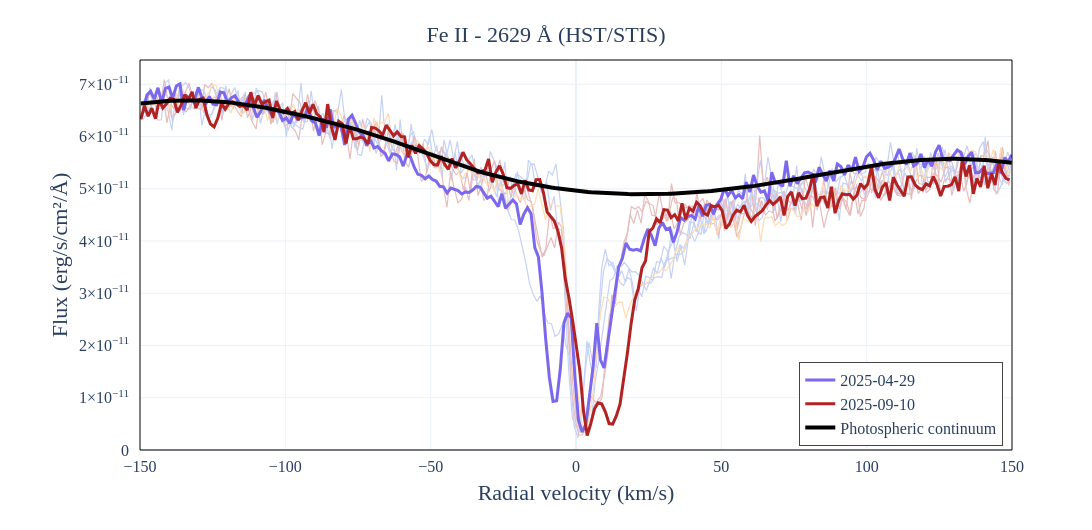

The notebook cell this image was saved under:
### Markdown cell above
***

# Zoom on individual lines

Spectra obtained on April 19 and September 10, 2025 are shown around three Fe II, C I and Ca II lines

Both spectra exhibit sharp absorption components at low velocities:

- Three low-velocity comets at -7, +3 and + 10 km/s (respectively LVC 1, 2, 3) in the April 29 spectrum;
- Two low-velocity comets at +4 and + 13 km/s (respectively LVC 4, 5) in the September 10, 2025 spectrum. 

These five low-velocity comets (LVC) are studied in Vrignaud & Lecavelier 2026 (A&A, 707, A60) and Vrignaud et al. (in prep., 2026)

***

### Code cell
# Fe II line at 2629 A
inst = 'STIS'
visits_plots = list_visits_STIS
visits_emphasis = ['2025-04-29', '2025-09-10']
plot_error_bar = False
line = 2629.0766 * (1 + Routines.rv_Beta_Pic/Routines.const_c_km)

Routines.plot_observed_spectrum(spec_dic, inst, visits_plots, plot_error_bar = False, plot_reference = 'Photospheric continuum', visits_emphasis = visits_emphasis, date_to_color = date_to_color, 
                    line = line, xlim = [-150,150], loc_label = 'lower right', title = 'Fe II - 2629 Å (HST/STIS)')

### Figure 1 — Plotly figure (JSON) as saved in the notebook; plotly's stock layout.template omitted (floating-point values rounded to 4 significant figures; data arrays with more than 128 entries replaced by an {"elided": "..."} marker saying what was removed)
{"data": [{"legendgroup": "1997-12-06", "line": {"color": "rgb(197, 210, 245)", "width": 1.2}, "mode": "lines", "name": "1997-12-06", "showlegend": false, "type": "scatter", "x": [29.57, 30.88, 32.18, 33.48, 34.79, 36.09, 37.39, 38.69, 40.0, 41.3, 42.6, 43.9, 45.2, 46.51, 47.81, 49.11, 50.41, 51.71, 53.02, 54.32, 55.62, 56.92, 58.22, 59.53, 60.83, 62.13, 63.43, 64.73, 66.03, 67.33, 68.64, 69.94, 71.24, 72.54, 73.84, 75.14, 76.44, 77.74, 79.04, 80.35, 81.65, 82.95, 84.25, 85.55, 86.85, 88.15, 89.45, 90.75, 92.05, 93.35, 94.65, 95.95, 97.25, 98.55, 99.85, 101.2, 102.5, 103.8, 105.1, 106.4, 107.7, 109.0, 110.2, 111.5, 112.8, 114.1, 115.4, 116.7, 118.0, 119.3, 120.6, 121.9, 123.2, 124.5, 125.8, 127.1, 128.4, 129.7, 131.0, 132.3, 133.6, 134.9, 136.2, 137.5, 138.8, 140.1, 141.4, 142.7, 144.0, 145.3, 146.6, 147.9, 149.2], "y": [3.444e-11, 3.625e-11, 3.849e-11, 4e-11, 3.606e-11, 3.904e-11, 3.537e-11, 4.093e-11, 4.556e-11, 4.18e-11, 4.462e-11, 4.514e-11, 4.335e-11, 4.478e-11, 4.51e-11, 4.039e-11, 4.713e-11, 4.459e-11, 4.765e-11, 4.56e-11, 4.699e-11, 4.633e-11, 5.286e-11, 4.615e-11, 4.701e-11, 5.065e-11, 5.543e-11, 5.022e-11, 5.612e-11, 5.222e-11, 4.714e-11, 4.851e-11, 4.874e-11, 4.751e-11, 4.984e-11, 4.605e-11, 4.771e-11, 5.006e-11, 4.493e-11, 4.926e-11, 4.957e-11, 4.586e-11, 4.947e-11, 4.961e-11, 4.594e-11, 4.737e-11, 4.959e-11, 4.901e-11, 4.964e-11, 4.866e-11, 5.153e-11, 4.968e-11, 4.886e-11, 4.979e-11, 4.851e-11, 5.357e-11, 5.063e-11, 5.359e-11, 4.911e-11, 4.87e-11, 5.244e-11, 5.439e-11, 4.949e-11, 5.054e-11, 4.922e-11, 5.186e-11, 5.152e-11, 5.351e-11, 5.524e-11, 5.034e-11, 5.486e-11, 5.546e-11, 5.359e-11, 5.683e-11, 5.503e-11, 5.124e-11, 5.296e-11, 5.367e-11, 5.057e-11, 5.377e-11, 5.437e-11, 5.43e-11, 5e-11, 5.318e-11, 5.779e-11, 5.902e-11, 5.436e-11, 5.442e-11, 5.559e-11, 5.238e-11, 5.075e-11, 5.359e-11, 5.086e-11]}, {"legendgroup": "1997-12-06", "line": {"color": "rgb(197, 210, 245)", "width": 1.2}, "mode": "lines", "name": "1997-12-06", "showlegend": false, "type": "scatter", "x": {"elided": "238 float values"}, "y": {"elided": "238 float values"}}, {"legendgroup": "1997-12-06", "line": {"color": "rgb(197, 210, 245)", "width": 1.2}, "mode": "lines", "name": "1997-12-06", "showlegend": false, "type": "scatter", "x": {"elided": "239 float values"}, "y": {"elided": "239 float values"}}, {"legendgroup": "1997-12-19", "line": {"color": "rgb(231, 188, 188)", "width": 1.2}, "mode": "lines", "name": "1997-12-19", "showlegend": false, "type": "scatter", "x": [28.05, 29.35, 30.65, 31.96, 33.26, 34.56, 35.86, 37.17, 38.47, 39.77, 41.07, 42.38, 43.68, 44.98, 46.28, 47.58, 48.89, 50.19, 51.49, 52.79, 54.09, 55.39, 56.7, 58.0, 59.3, 60.6, 61.9, 63.2, 64.51, 65.81, 67.11, 68.41, 69.71, 71.01, 72.31, 73.61, 74.91, 76.22, 77.52, 78.82, 80.12, 81.42, 82.72, 84.02, 85.32, 86.62, 87.92, 89.22, 90.52, 91.82, 93.12, 94.42, 95.72, 97.02, 98.32, 99.62, 100.9, 102.2, 103.5, 104.8, 106.1, 107.4, 108.7, 110.0, 111.3, 112.6, 113.9, 115.2, 116.5, 117.8, 119.1, 120.4, 121.7, 123.0, 124.3, 125.6, 126.9, 128.2, 129.5, 130.8, 132.1, 133.4, 134.7, 136.0, 137.3, 138.6, 139.9, 141.2, 142.5, 143.8, 145.1, 146.4, 147.7, 149.0], "y": [4.189e-11, 4.407e-11, 4.489e-11, 4.519e-11, 4.828e-11, 4.804e-11, 4.119e-11, 4.346e-11, 4.407e-11, 4.503e-11, 4.431e-11, 4.738e-11, 4.81e-11, 4.587e-11, 4.322e-11, 4.341e-11, 4.124e-11, 4.368e-11, 4.389e-11, 4.597e-11, 4.404e-11, 4.074e-11, 4.244e-11, 4.563e-11, 4.548e-11, 4.443e-11, 4.804e-11, 6.017e-11, 5.031e-11, 5.222e-11, 4.859e-11, 4.38e-11, 4.494e-11, 4.691e-11, 4.805e-11, 4.736e-11, 4.717e-11, 4.726e-11, 4.395e-11, 5.224e-11, 4.992e-11, 4.261e-11, 4.934e-11, 4.656e-11, 4.258e-11, 4.563e-11, 4.678e-11, 5.02e-11, 4.617e-11, 4.817e-11, 4.746e-11, 4.485e-11, 4.966e-11, 4.52e-11, 4.772e-11, 4.775e-11, 4.946e-11, 5.324e-11, 4.954e-11, 4.778e-11, 4.898e-11, 5.147e-11, 5.067e-11, 4.937e-11, 4.902e-11, 4.918e-11, 4.901e-11, 4.891e-11, 5.163e-11, 4.907e-11, 5.043e-11, 5.22e-11, 5.217e-11, 5.288e-11, 5.255e-11, 5.129e-11, 5.365e-11, 5.692e-11, 5.471e-11, 5.247e-11, 5.292e-11, 4.95e-11, 5.186e-11, 5.375e-11, 5.44e-11, 5.237e-11, 5.168e-11, 5.322e-11, 5.422e-11, 4.979e-11, 4.911e-11, 5.726e-11, 5.353e-11, 5.06e-11]}, {"legendgroup": "1997-12-19", "line": {"color": "rgb(231, 188, 188)", "width": 1.2}, "mode": "lines", "name": "1997-12-19", "showlegend": false, "type": "scatter", "x": {"elided": "238 float values"}, "y": {"elided": "238 float values"}}, {"legendgroup": "1997-12-19", "line": {"color": "rgb(231, 188, 188)", "width": 1.2}, "mode": "lines", "name": "1997-12-19", "showlegend": false, "type": "scatter", "x": {"elided": "239 float values"}, "y": {"elided": "239 float values"}}, {"legendgroup": "2025-09-03", "line": {"color": "rgb(197, 210, 245)", "width": 1.2}, "mode": "lines", "name": "2025-09-03", "showlegend": false, "type": "scatter", "x": {"elided": "239 float values"}, "y": {"elided": "239 float values"}}, {"legendgroup": "2025-10-13", "line": {"color": "rgb(255, 220, 178)", "width": 1.2}, "mode": "lines", "name": "2025-10-13", "showlegend": false, "type": "scatter", "x": {"elided": "239 float values"}, "y": {"elided": "239 float values"}}, {"legendgroup": "2025-04-29", "line": {"color": "mediumslateblue", "width": 3}, "mode": "lines", "name": "2025-04-29", "showlegend": true, "type": "scatter", "x": {"elided": "239 float values"}, "y": {"elided": "239 float values"}}, {"legendgroup": "2025-09-10", "line": {"color": "firebrick", "width": 3}, "mode": "lines", "name": "2025-09-10", "showlegend": true, "type": "scatter", "x": {"elided": "239 float values"}, "y": {"elided": "239 float values"}}, {"line": {"color": "black", "width": 4}, "mode": "lines", "name": "Photospheric continuum", "type": "scatter", "x": {"elided": "262 float values"}, "y": {"elided": "262 float values"}}], "layout": {"font": {"family": "STIX Two Text"}, "height": 530, "legend": {"borderwidth": 1, "font": {"size": 16}, "tracegroupgap": 0, "x": 0.99, "xanchor": "right", "y": 0.01, "yanchor": "bottom"}, "margin": {"autoexpand": false, "b": 80, "l": 140, "pad": 10, "t": 60}, "shapes": [{"line": {"color": "black", "width": 1}, "type": "rect", "x0": 0, "x1": 1, "xref": "paper", "y0": 0, "y1": 1, "yref": "paper"}], "title": {"font": {"size": 22}, "text": "Fe II - 2629 Å (HST/STIS)", "x": 0.5, "xanchor": "center", "y": 0.95}, "width": 1100, "xaxis": {"automargin": true, "range": [-150, 150], "tickfont": {"size": 16}, "ticklabelstandoff": -5, "title": {"font": {"size": 22}, "standoff": 20, "text": "Radial velocity (km/s)"}}, "yaxis": {"automargin": true, "exponentformat": "power", "rangemode": "nonnegative", "showexponent": "all", "tickfont": {"size": 16}, "title": {"font": {"size": 22}, "text": "Flux (erg/s/cm²/Å)"}}}}
